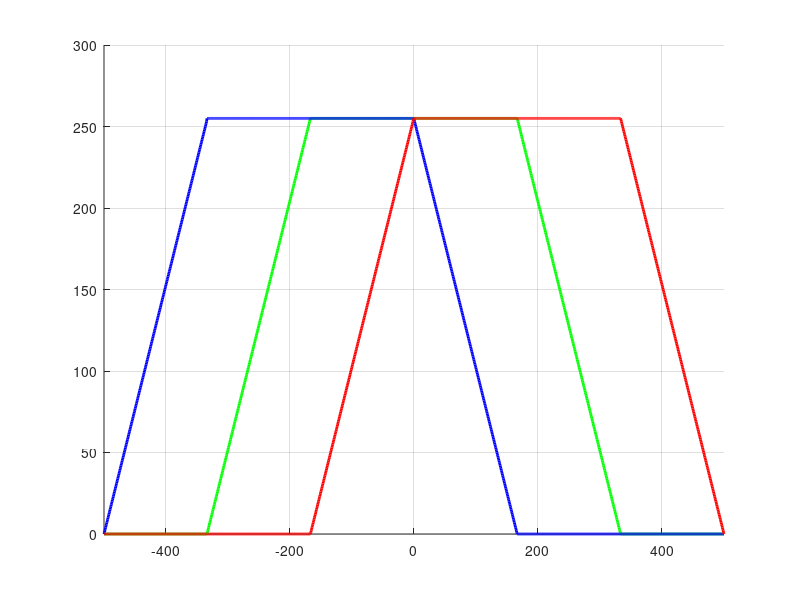

Source code (MATLAB):
N = 1530;
M = 34;

RGB = zeros(M, N, 3, 'uint8');

m = 0;

for k = 1:floor(N/6)
	for j = 1:M
	RGB(j, k, 3) = m;
	RGB(j, k, 2) = 0;
	RGB(j, k, 1) = 0;
	end
	m = m + 1;
end

m = 0;

for k = floor(N/6):floor(N/3)
	for j = 1:M
	RGB(j, k, 3) = 255;
	RGB(j, k, 2) = m;
	RGB(j, k, 1) = 0;
	end
	m = m + 1;
end

m = 0;

for k = floor(N/3):floor(N/2)
	for j = 1:M
	RGB(j, k, 3) = 255;
	RGB(j, k, 2) = 255;
	RGB(j, k, 1) = m;
	end
	m = m + 1;
end

m = 0;

for k = floor(N/2):floor(2*N/3)
	for j = 1:M
	RGB(j, k, 3) = 255 - m;
	RGB(j, k, 2) = 255;
	RGB(j, k, 1) = 255;
	end
	m = m + 1;
end

m = 0;

for k = floor(2*N/3):floor(5*N/6)
	for j = 1:M
	RGB(j, k, 3) = 0;
	RGB(j, k, 2) = 255 - m;
	RGB(j, k, 1) = 255;
	end
	m = m + 1;
end

m = 0;

for k = floor(5*N/6):N
	for j = 1:M
	RGB(j, k, 3) = 0;
	RGB(j, k, 2) = 0;
	RGB(j, k, 1) = 255 - m;
	end
	m = m + 1;
end

imwrite(RGB, "converter-function-strip.png");

x = linspace(-500, 500, N);

hold on;
grid on;
set (0, "defaultlinelinewidth", 2);
axis([-500 500 0 300]);

plot(x, RGB(1,1:end,2), 'g');
plot(x, RGB(1,1:end,3), 'b');
plot(x, RGB(1,1:end,1), 'r');

print("converter-function.eps", "-depsc2", "-FScript:12");
